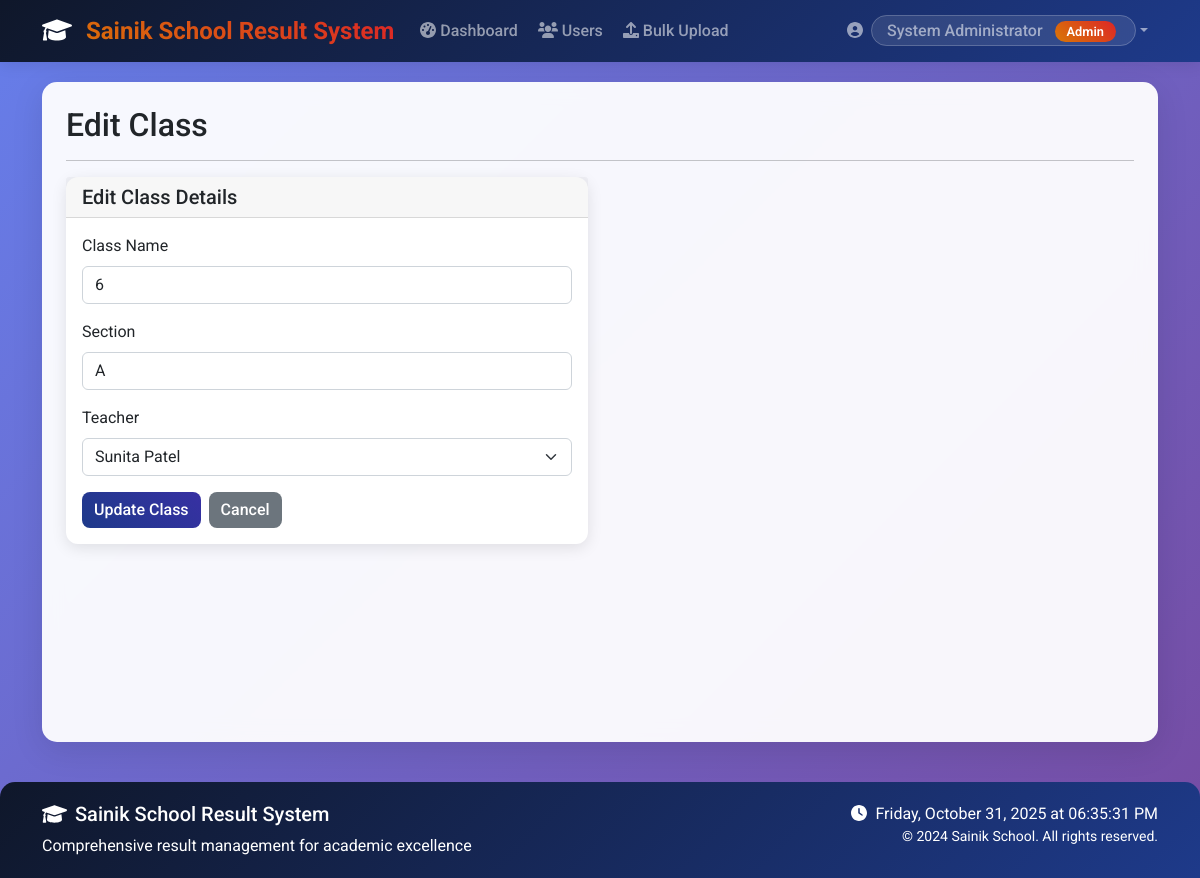
Screenshot of /admin/edit_class/3 (signed in) with the database file from the repository.
### tables this page shows
CREATE TABLE users (
            id INTEGER PRIMARY KEY AUTOINCREMENT,
            username TEXT UNIQUE NOT NULL,
            password TEXT NOT NULL,
            role TEXT NOT NULL CHECK(role IN ('admin', 'teacher', 'student')),
            name TEXT NOT NULL,
            email TEXT,
            created_at TIMESTAMP DEFAULT CURRENT_TIMESTAMP
        );

CREATE TABLE classes (
            id INTEGER PRIMARY KEY AUTOINCREMENT,
            class_name TEXT NOT NULL UNIQUE,
            section TEXT,
            teacher_id INTEGER,
            FOREIGN KEY (teacher_id) REFERENCES users (id)
        );

### app.py (the view)
@app.route('/admin/edit_class/<int:class_id>')
@login_required
def edit_class(class_id):
    if current_user.role != 'admin':
        flash('Access denied!', 'danger')
        return redirect(url_for('index'))
    class_data = Class.get_class_by_id(class_id)
    if not class_data:
        flash('Class not found!', 'danger')
        return redirect(url_for('manage_classes'))
    teachers = User.get_teachers()
    return render_template('edit_class.html', class_data=class_data, teachers=teachers)

### app.py (called while the page is built)
@login_manager.user_loader
def load_user(user_id):
    return LoginUser.get(user_id)

### auth.py (called while the page is built)
    @staticmethod
    def get(user_id):
        user = User.get_by_id(user_id)
        if user:
            return LoginUser(user.id, user.username, user.role, user.name)
        return None

### database.py (called while the page is built)
def get_db_connection():
    conn = sqlite3.connect('school_results.db')
    conn.row_factory = sqlite3.Row
    return conn

### models.py (called while the page is built)
    @staticmethod
    def get_by_id(user_id):
        conn = get_db_connection()
        user = conn.execute(
            'SELECT * FROM users WHERE id = ?', (user_id,)
        ).fetchone()
        conn.close()
        if user:
            return User(
                id=user['id'],
                username=user['username'],
                password=user['password'],
                role=user['role'],
                name=user['name'],
                email=user['email']
            )
        return None

    @staticmethod
    def get_teachers():
        conn = get_db_connection()
        teachers = conn.execute(
            'SELECT * FROM users WHERE role = "teacher" ORDER BY name'
        ).fetchall()
        conn.close()
        return teachers

    @staticmethod
    def get_class_by_id(class_id):
        conn = get_db_connection()
        try:
            class_data = conn.execute('''
                SELECT c.*, u.name as teacher_name,
                       (SELECT COUNT(*) FROM student_enrollment WHERE class_id = c.id) as student_count
                FROM classes c
                LEFT JOIN users u ON c.teacher_id = u.id
                WHERE c.id = ?
            ''', (class_id,)).fetchone()
            conn.close()
            return class_data
        except Exception as e:
            conn.close()
            return None

### templates/edit_class.html (shortened to what this page needs)
{% extends "base.html" %}
{% block content %}
<div class="row">
    <div class="col-12">
        <h2>Edit Class</h2>
        <hr>
    </div>
</div>
<div class="row">
    <div class="col-md-6">
        <div class="card">
            <div class="card-header">
                <h5 class="card-title mb-0">Edit Class Details</h5>
            </div>
            <div class="card-body">
                <form id="editClassForm">
                    <div class="mb-3">
                        <label for="class_name" class="form-label">Class Name</label>
                        <input type="text" class="form-control" id="class_name" name="class_name" value="{{ class_data.class_name }}" required>
                    </div>
                    <div class="mb-3">
                        <label for="section" class="form-label">Section</label>
                        <input type="text" class="form-control" id="section" name="section" value="{{ class_data.section }}" required>
                    </div>
                    <div class="mb-3">
                        <label for="teacher_id" class="form-label">Teacher</label>
                        <select class="form-select" id="teacher_id" name="teacher_id" required>
                            {% for teacher in teachers %}
                            <option value="{{ teacher.id }}" {% if class_data.teacher_id == teacher.id %}selected{% endif %}>
                                {{ teacher.name }}
                            </option>
                            {% endfor %}
                        </select>
                    </div>
                    <div class="d-flex gap-2">
                        <button type="submit" class="btn btn-primary">Update Class</button>
                        <a href="{{ url_for('manage_classes') }}" class="btn btn-secondary">Cancel</a>
                    </div>
                </form>
            </div>
        </div>
    </div>
</div>
{% endblock %}

### templates/base.html (shortened to what this page needs)
<!DOCTYPE html>
<html lang="en">
<head>
    <link href="https://cdn.jsdelivr.net/npm/bootstrap@5.1.3/dist/css/bootstrap.min.css" rel="stylesheet">
    <link rel="stylesheet" href="https://cdnjs.cloudflare.com/ajax/libs/font-awesome/6.0.0/css/all.min.css">
    <link href="{{ url_for('static', filename='css/style.css') }}" rel="stylesheet">
</head>
<body>
    <nav class="navbar navbar-expand-lg navbar-dark bg-primary sticky-top">
        <div class="container">
            <a class="navbar-brand" href="{{ url_for('index') }}">
                <i class="fas fa-graduation-cap me-2"></i>
                Sainik School Result System
            </a>
            <div class="collapse navbar-collapse" id="navbarNav">
                <ul class="navbar-nav me-auto">
                    {% if current_user.is_authenticated %}
                        {% if current_user.role == 'admin' %}
                            <li class="nav-item">
                                <a class="nav-link" href="{{ url_for('admin_dashboard') }}">
                                    <i class="fas fa-tachometer-alt me-1"></i>Dashboard
                                </a>
                            </li>
                            <li class="nav-item">
                                <a class="nav-link" href="{{ url_for('manage_users') }}">
                                    <i class="fas fa-users me-1"></i>Users
                                </a>
                            </li>
                            <li class="nav-item">
                                <a class="nav-link" href="{{ url_for('upload_data') }}">
                                    <i class="fas fa-upload me-1"></i>Bulk Upload
                                </a>
                            </li>
                        {% endif %}
                    {% endif %}
                </ul>
                <div class="navbar-nav ms-auto">
                    {% if current_user.is_authenticated %}
                        <div class="nav-item dropdown">
                            <a class="nav-link dropdown-toggle" href="#" id="navbarDropdown" role="button" data-bs-toggle="dropdown">
                                <i class="fas fa-user-circle me-1"></i>
                                <span class="welcome-text">
                                    {{ current_user.name }}
                                    <span class="role-badge ms-2">{{ current_user.role|title }}</span>
                                </span>
                            </a>
                        </div>
                    {% else %}
                        <a class="nav-link" href="{{ url_for('login') }}">
                            <i class="fas fa-sign-in-alt me-1"></i>Login
                        </a>
                    {% endif %}
                </div>
            </div>
        </div>
    </nav>
    <div class="container">
        <div class="main-container p-4">
            {% block content %}{% endblock %}
        </div>
    </div>
    <footer class="footer">
        <div class="container">
            <div class="row">
                <div class="col-md-6">
                    <h5><i class="fas fa-graduation-cap me-2"></i>Sainik School Result System</h5>
                    <p class="mb-0">Comprehensive result management for academic excellence</p>
                </div>
                <div class="col-md-6 text-md-end">
                    <p class="mb-0">
                        <i class="fas fa-clock me-1"></i>
                        <span id="current-time"></span>
                    </p>
                    <p class="mb-0 small">
                        &copy; 2024 Sainik School. All rights reserved.
                    </p>
                </div>
            </div>
        </div>
    </footer>
</body>
</html>

### static/css/style.css (style rules this page uses)
body { background-color: #f8f9fa; }
.card { box-shadow: 0 0.125rem 0.25rem rgba(0, 0, 0, 0.075); border: 1px solid rgba(0, 0, 0, 0.125); }
.navbar-brand { font-weight: bold; }
.btn { border-radius: 0.375rem; }
.form-control, .form-select { border-radius: 0.375rem; }

### templates/base.html (style rules this page uses)
:root { --sainik-blue: #1e3a8a; --sainik-red: #dc2626; --sainik-gold: #d97706; --sainik-dark: #0f172a; }
body { font-family: 'Roboto', sans-serif; background: linear-gradient(135deg, #667eea 0%, #764ba2 100%); min-height: 100vh; }
.main-container { background: rgba(255, 255, 255, 0.95); backdrop-filter: blur(10px); border-radius: 15px; box-shadow: 0 8px 32px rgba(0, 0, 0, 0.1); margin-top: 20px; margin-bottom: 20px; min-height: calc(100vh - 140px); }
.navbar-brand { font-weight: 700; font-size: 1.5rem; background: linear-gradient(45deg, var(--sainik-gold), var(--sainik-red)); -webkit-background-clip: text; -webkit-text-fill-color: transparent; background-clip: text; }
.navbar { background: linear-gradient(135deg, var(--sainik-dark), var(--sainik-blue)) !important; box-shadow: 0 2px 15px rgba(0, 0, 0, 0.1); }
.nav-link { font-weight: 500; transition: all 0.3s ease; border-radius: 5px; margin: 0 2px; }
.welcome-text { background: rgba(255, 255, 255, 0.1); padding: 5px 15px; border-radius: 20px; border: 1px solid rgba(255, 255, 255, 0.2); }
.footer { background: linear-gradient(135deg, var(--sainik-dark), var(--sainik-blue)); color: white; padding: 20px 0; margin-top: 40px; border-radius: 15px 15px 0 0; }
.role-badge { background: linear-gradient(45deg, var(--sainik-gold), var(--sainik-red)); color: white; padding: 3px 12px; border-radius: 15px; font-size: 0.8rem; font-weight: 600; }
.card { transition: all 0.3s ease; border: none; border-radius: 12px; box-shadow: 0 4px 15px rgba(0, 0, 0, 0.1); }
.btn { border-radius: 8px; font-weight: 500; transition: all 0.3s ease; border: none; }
.btn-primary { background: linear-gradient(45deg, var(--sainik-blue), #3730a3); }

### rows the page displays
users: name "System Administrator", role "Admin"
classes: class_name "6", section "A", teacher_id "Sunita Patel"
